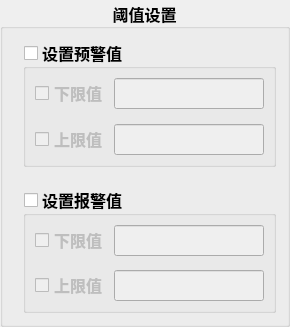
              <widget class="QGroupBox" name="groupBox_3">
               <property name="sizePolicy">
                <sizepolicy hsizetype="Preferred" vsizetype="Preferred">
                 <horstretch>0</horstretch>
                 <verstretch>0</verstretch>
                </sizepolicy>
               </property>
               <property name="minimumSize">
                <size>
                 <width>0</width>
                 <height>1</height>
                </size>
               </property>
               <property name="maximumSize">
                <size>
                 <width>500</width>
                 <height>16777215</height>
                </size>
               </property>
               <property name="font">
                <font>
                 <family>黑体</family>
                 <pointsize>12</pointsize>
                 <weight>75</weight>
                 <italic>false</italic>
                 <bold>true</bold>
                </font>
               </property>
               <property name="mouseTracking">
                <bool>false</bool>
               </property>
               <property name="focusPolicy">
                <enum>Qt::NoFocus</enum>
               </property>
               <property name="contextMenuPolicy">
                <enum>Qt::DefaultContextMenu</enum>
               </property>
               <property name="acceptDrops">
                <bool>false</bool>
               </property>
               <property name="toolTip">
                <string comment="设置阈值"/>
               </property>
               <property name="toolTipDuration">
                <number>1</number>
               </property>
               <property name="statusTip">
                <string comment="设置阈值"/>
               </property>
               <property name="title">
                <string comment="设置阈值">阈值设置</string>
               </property>
               <property name="alignment">
                <set>Qt::AlignCenter</set>
               </property>
               <property name="flat">
                <bool>false</bool>
               </property>
               <property name="checkable">
                <bool>false</bool>
               </property>
               <layout class="QVBoxLayout" name="verticalLayout">
                <property name="spacing">
                 <number>20</number>
                </property>
                <property name="leftMargin">
                 <number>20</number>
                </property>
                <item>
                 <widget class="QGroupBox" name="groupBoxWarning">
                  <property name="enabled">
                   <bool>true</bool>
                  </property>
                  <property name="font">
                   <font>
                    <family>楷体</family>
                   </font>
                  </property>
                  <property name="title">
                   <string>设置预警值</string>
                  </property>
                  <property name="flat">
                   <bool>true</bool>
                  </property>
                  <property name="checkable">
                   <bool>true</bool>
                  </property>
                  <property name="checked">
                   <bool>false</bool>
                  </property>
                  <layout class="QGridLayout" name="gridLayout_2">
                   <property name="verticalSpacing">
                    <number>15</number>
                   </property>
                   <item row="0" column="0">
                    <widget class="QCheckBox" name="checkBoxLWarning">
                     <property name="enabled">
                      <bool>false</bool>
                     </property>
                     <property name="sizePolicy">
                      <sizepolicy hsizetype="Fixed" vsizetype="Fixed">
                       <horstretch>0</horstretch>
                       <verstretch>0</verstretch>
                      </sizepolicy>
                     </property>
                     <property name="text">
                      <string>下限值</string>
                     </property>
                    </widget>
                   </item>
                   <item row="0" column="1">
                    <widget class="QLineEdit" name="lineEditLWarning">
                     <property name="enabled">
                      <bool>false</bool>
                     </property>
                     <property name="maximumSize">
                      <size>
                       <width>150</width>
                       <height>16777215</height>
                      </size>
                     </property>
                     <property name="font">
                      <font>
                       <family>宋体</family>
                       <underline>false</underline>
                       <stylestrategy>PreferAntialias</stylestrategy>
                      </font>
                     </property>
                     <property name="LowerWarning" stdset="0">
                      <number>0</number>
                     </property>
                    </widget>
                   </item>
                   <item row="1" column="0">
                    <widget class="QCheckBox" name="checkBoxHWarning">
                     <property name="enabled">
                      <bool>false</bool>
                     </property>
                     <property name="sizePolicy">
                      <sizepolicy hsizetype="Fixed" vsizetype="Fixed">
                       <horstretch>0</horstretch>
                       <verstretch>0</verstretch>
                      </sizepolicy>
                     </property>
                     <property name="text">
                      <string>上限值</string>
                     </property>
                    </widget>
                   </item>
                   <item row="1" column="1">
                    <widget class="QLineEdit" name="lineEditHWarning">
                     <property name="enabled">
                      <bool>false</bool>
                     </property>
                     <property name="maximumSize">
                      <size>
                       <width>150</width>
                       <height>16777215</height>
                      </size>
                     </property>
                     <property name="font">
                      <font>
                       <family>宋体</family>
                      </font>
                     </property>
                    </widget>
                   </item>
                  </layout>
                 </widget>
                </item>
                <item>
                 <widget class="QGroupBox" name="groupBoxAlarm">
                  <property name="enabled">
                   <bool>true</bool>
                  </property>
                  <property name="font">
                   <font>
                    <family>楷体</family>
                    <weight>75</weight>
                    <bold>true</bold>
                   </font>
                  </property>
                  <property name="title">
                   <string>设置报警值</string>
                  </property>
                  <property name="flat">
                   <bool>true</bool>
                  </property>
                  <property name="checkable">
                   <bool>true</bool>
                  </property>
                  <property name="checked">
                   <bool>false</bool>
                  </property>
                  <layout class="QGridLayout" name="gridLayout_3">
                   <property name="verticalSpacing">
                    <number>14</number>
                   </property>
                   <item row="0" column="0">
                    <widget class="QCheckBox" name="checkBoxLAlarm">
                     <property name="sizePolicy">
                      <sizepolicy hsizetype="Fixed" vsizetype="Fixed">
                       <horstretch>0</horstretch>
                       <verstretch>0</verstretch>
                      </sizepolicy>
                     </property>
                     <property name="text">
                      <string>下限值</string>
                     </property>
                     <property name="checked">
                      <bool>false</bool>
                     </property>
                    </widget>
                   </item>
                   <item row="0" column="1">
                    <widget class="QLineEdit" name="lineEditLAlarm">
                     <property name="enabled">
                      <bool>false</bool>
                     </property>
                     <property name="maximumSize">
                      <size>
                       <width>150</width>
                       <height>16777215</height>
                      </size>
                     </property>
                     <property name="font">
                      <font>
                       <family>宋体</family>
                      </font>
                     </property>
                    </widget>
                   </item>
                   <item row="1" column="0">
                    <widget class="QCheckBox" name="checkBoxHAlarm">
                     <property name="sizePolicy">
                      <sizepolicy hsizetype="Fixed" vsizetype="Fixed">
                       <horstretch>0</horstretch>
                       <verstretch>0</verstretch>
                      </sizepolicy>
                     </property>
                     <property name="text">
                      <string>上限值</string>
                     </property>
                     <property name="checked">
                      <bool>false</bool>
                     </property>
                    </widget>
                   </item>
                   <item row="1" column="1">
                    <widget class="QLineEdit" name="lineEditHAlarm">
                     <property name="enabled">
                      <bool>false</bool>
                     </property>
                     <property name="maximumSize">
                      <size>
                       <width>150</width>
                       <height>16777215</height>
                      </size>
                     </property>
                     <property name="font">
                      <font>
                       <family>宋体</family>
                      </font>
                     </property>
                    </widget>
                   </item>
                  </layout>
                 </widget>
                </item>
               </layout>
               <zorder>groupBoxAlarm</zorder>
               <zorder>groupBoxWarning</zorder>
              </widget>
